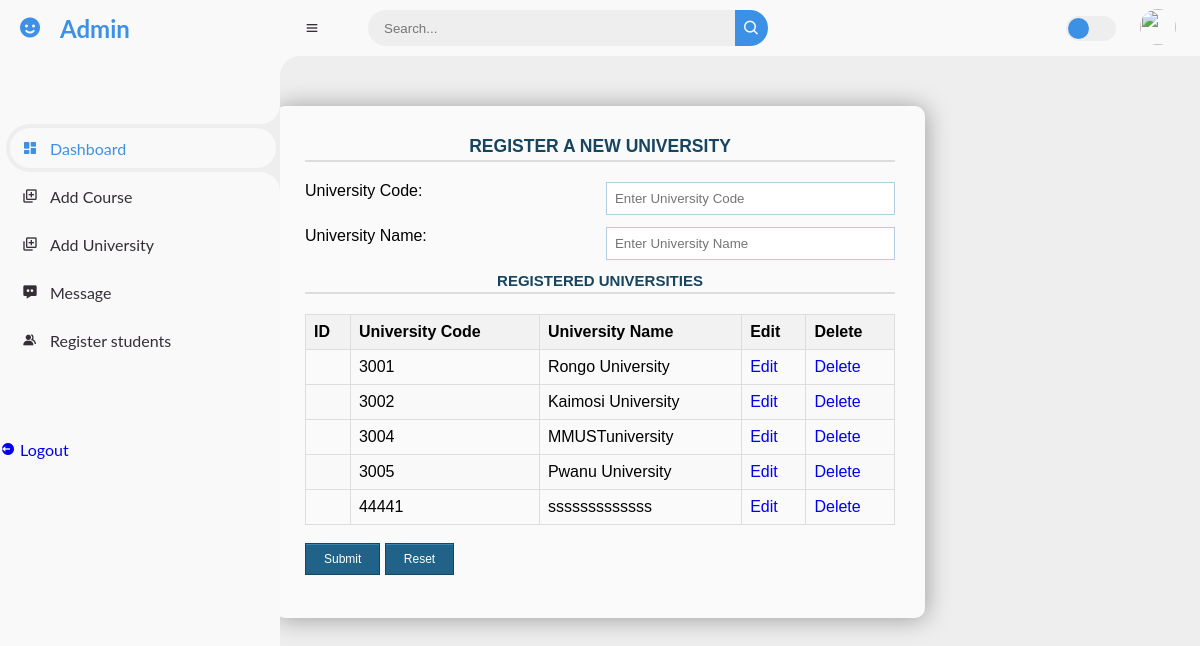
/Admin/register-new-university.php, run on the app's committed database.
### tables this page shows
CREATE TABLE `university` (
  `University_code` int(5) NOT NULL,
  `University_Name` varchar(32) NOT NULL
);

### Admin/register-new-university.php (the view, shortened to what this page needs)
<!DOCTYPE html>
<html lang="en">
<head>
<link rel="stylesheet" href="style.css">
</head>
<body>
<?php
     include('sidebar.php');
  ?>
  <form  action="<?php echo $_SERVER['PHP_SELF']; ?>"  method="POST" class="form-style-9">
    <div class="form-style-heading">
      <center>
      <h3>REGISTER A NEW UNIVERSITY</h3>
    </center>
    </div>
    <ul>
    <li>
      <label for="" >University Code:</label>
        <input type="number" name="code" class="field-style field-split align-left" placeholder="Enter University Code" required />
    </li>
    <li>
      <label for="">University Name:</label>
        <input type="text" name="Uname" class="field-style field-split align-left" placeholder="Enter University Name" required />
    </li>
    <table>
      <div>
        <center>
          <h3 class="form-style-heading">REGISTERED UNIVERSITIES</h3>
        </center>
      </div>
          <thead>
              <tr>
                  <th>ID</th>
                  <th>University Code</th>
                  <th>University Name</th>
                  <th>Edit</th>
                  <th>Delete</th>
              </tr>
          </thead>
          <tbody>
              <?php
include "connect.php";
$sql= "SELECT * FROM university";
      $row = mysqli_query($conn,$sql);
                 if(!empty($row))
                 foreach($row as $rows)
                {
              ?>
              <tr >
                  <td><?php echo $rows['id'];?></td>
                  <td><?php echo $rows['University_code']; ?></td>
                  <td><?php echo $rows['University_Name']; ?></td>
                  <td> <a  class ="" href="edit-university-info.php?id=<?php echo $rows['id']; ?>">Edit</a></td>
                  <td> <a  class ="" href="admin_delete_data.php?Id=<?php echo $rows['University_code']?>">Delete</a></td>
              </tr>
              <?php } ?>
          </tbody>
      </table><br>
    <li>
    <input type="submit" value="Submit" />
    <input type="submit" value="Reset" />
    </li>
    </ul>
    </form>
</body>
</html>

### Admin/style.css (style rules this page uses)
.form-style-heading { font-weight: bold; font-style: normal; color: #17445E; border-bottom: 2px solid #ddd; margin-bottom: 20px; font-size: 15px; padding-bottom: 3px; }
.form-style-9 { max-width: 650px; background: #FAFAFA; padding: 30px; margin: 50px auto; box-shadow: 1px 1px 25px rgba(0, 0, 0, 0.35); border-radius: 10px; border: 6px; }
.form-style-9 ul { padding:0; margin:0; list-style:none; }
.form-style-9 ul li { display: block; margin-bottom: 10px; min-height: 35px; }
.form-style-9 ul li .field-style { box-sizing: border-box; -webkit-box-sizing: border-box; -moz-box-sizing: border-box; padding: 8px; outline: none; border: 1px solid #B0CFE0; -webkit-transition: all 0.30s ease-in-out; -moz-transition: all 0.30s ease-in-out; -ms-transition: all 0.30s ease-in-out; -o-transition: all 0.30s ease-in-out; }
.form-style-9 ul li .field-split { width: 49%; }
.form-style-9 ul li input.align-left { float:right; }
.form-style-9 ul li input[type="button"], .form-style-9 ul li input[type="submit"] { -moz-box-shadow: inset 0px 1px 0px 0px #3985B1; -webkit-box-shadow: inset 0px 1px 0px 0px #3985B1; box-shadow: inset 0px 1px 0px 0px #3985B1; background-color: #216288; border: 1px solid #17445E; display: inline-block; cursor: pointer; color: #FFFFFF; padding: 8px 18px; text-decoration: none; font: 12px Arial, Helvetica, sans-serif; }
.form-style-9 ul li label { font-family: arial; }
.form-style-9 .align-left { float: left; }
table { font-family: arial,sans-serif; border-collapse:collapse; width: 600px; margin-left: auto; margin-right: auto; }
td,th { border: 1px solid #dddddd; text-align:left; padding: 8px; }
tr:nth-child(even) { background-color:#dddddd; }
* { margin: 0; padding: 0; box-sizing: border-box; }
a { text-decoration: none; }
li { list-style: none; }
:root { --poppins: 'Poppins', sans-serif; --lato: 'Lato', sans-serif; --light: #F9F9F9; --blue: #3C91E6; --light-blue: #CFE8FF; --grey: #eee; --dark-grey: #AAAAAA; --dark: #342E37; --red: #DB504A; --yellow: #FFCE26; --light-yellow: #FFF2C6; --orange: #FD7238; --light-orange: #FFE0D3; }
html { overflow-x: hidden; }
body { background: var(--grey); overflow-x: hidden; }
body { font-family: Arial, sans-serif; margin: 0; padding: 0; }
table { width: 100%; border-collapse: collapse; }
th, td { border: 1px solid #dddddd; padding: 8px; text-align: left; }
th { background-color: #f2f2f2; }
tr:nth-child(even) { background-color: #f9f9f9; }

### data on the page
university: University_code "3001", University_Name "Rongo University"
university: University_code "3002", University_Name "Kaimosi University"
university: University_code "3004", University_Name "MMUSTuniversity"
university: University_code "3005", University_Name "Pwanu University"
university: University_code "44441", University_Name "sssssssssssss"
